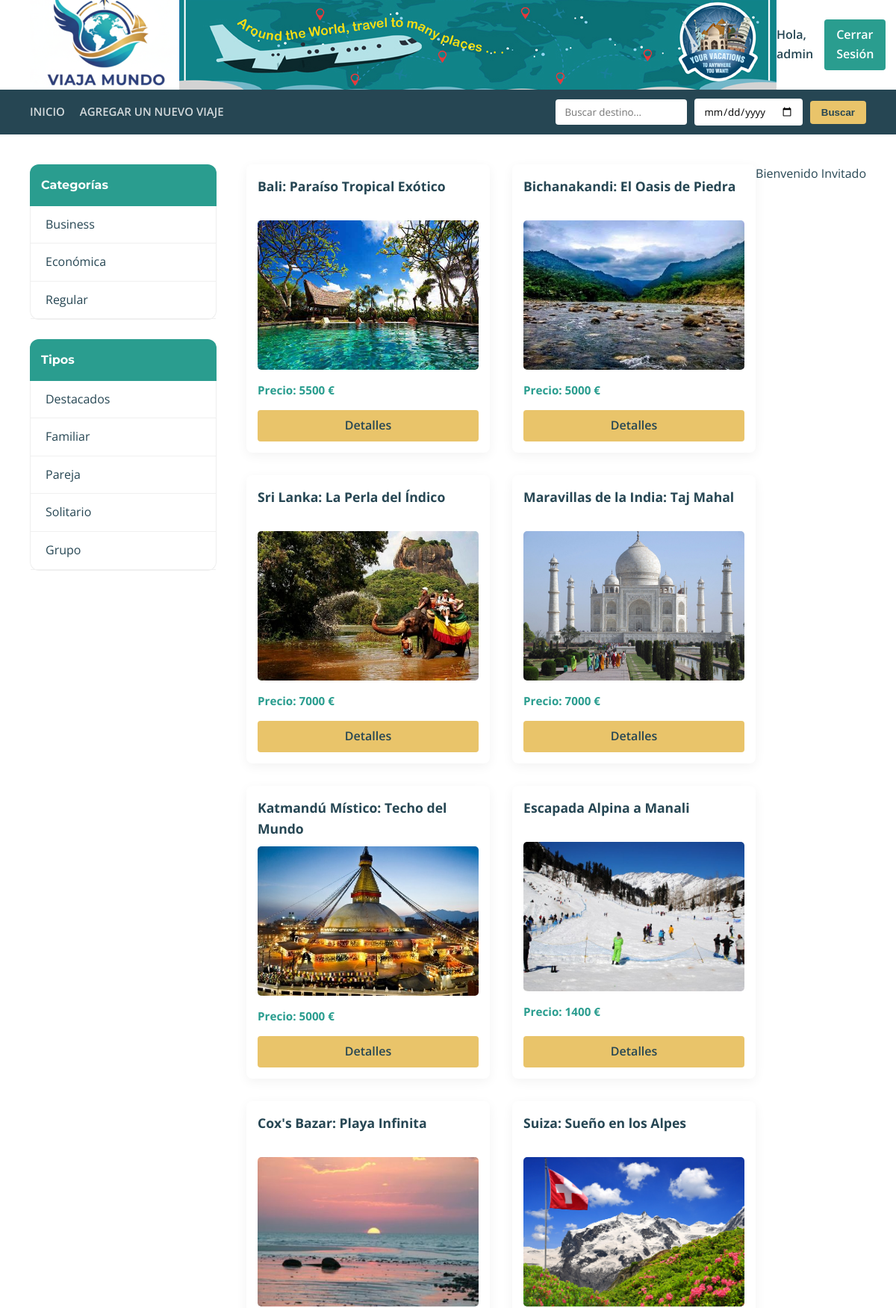
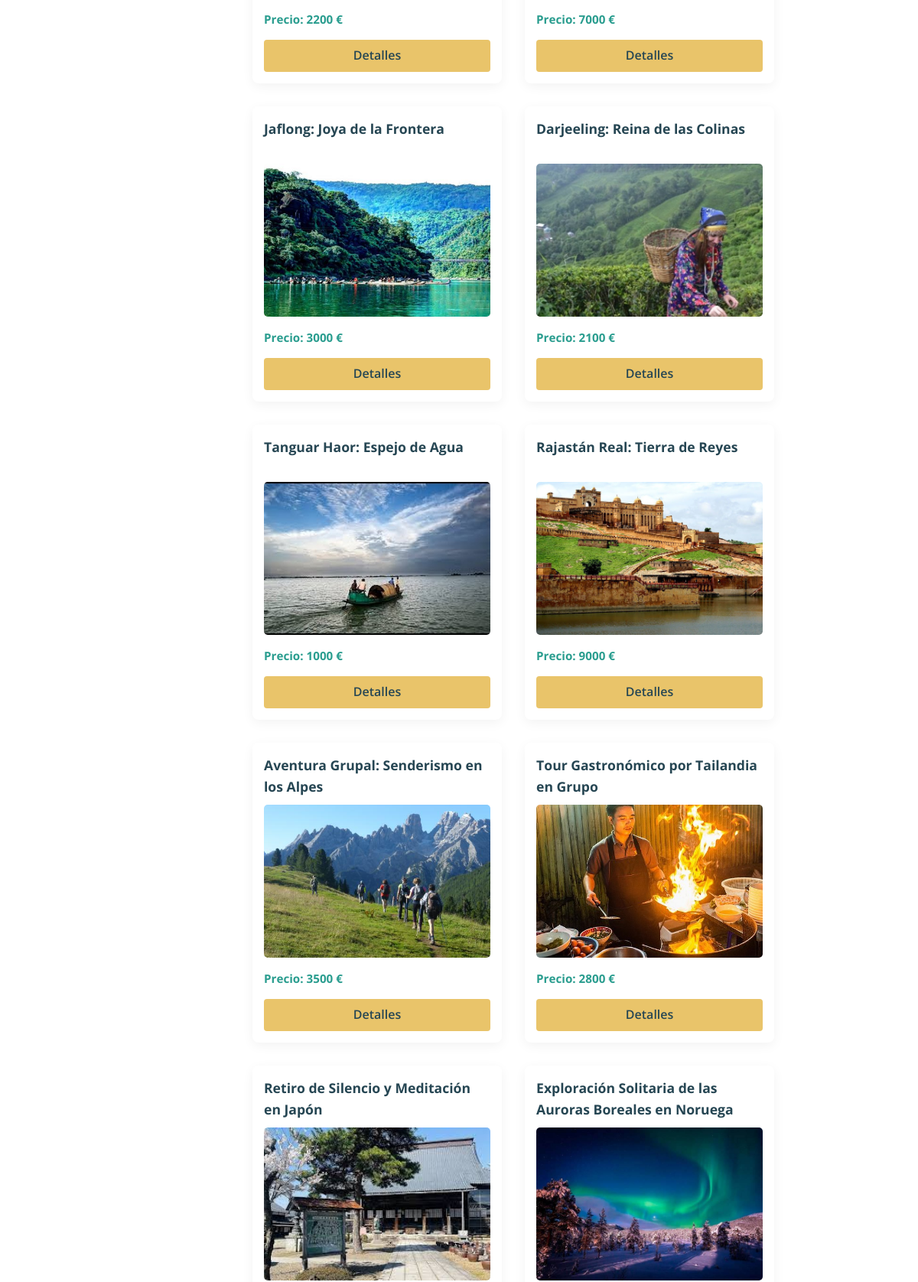
The app's page /all_packages.php (signed in, upper part) with its own data (2 pictures, top to bottom).
### tables this page shows
CREATE TABLE IF NOT EXISTS `categories` (
  `cat_id` int(100) NOT NULL AUTO_INCREMENT,
  `cat_title` text NOT NULL,
  PRIMARY KEY (`cat_id`)
);

CREATE TABLE IF NOT EXISTS `types` (
  `type_id` int(100) NOT NULL AUTO_INCREMENT,
  `type_title` text NOT NULL,
  PRIMARY KEY (`type_id`)
);

CREATE TABLE IF NOT EXISTS `packages` (
  `package_id` int(100) NOT NULL AUTO_INCREMENT,
  `package_cat` int(100) NOT NULL,
  `package_type` int(100) NOT NULL,
  `package_title` varchar(255) NOT NULL,
  `package_price` int(100) NOT NULL,
  `package_desc` longtext NOT NULL,
  `package_image` text NOT NULL,
  `package_keywords` varchar(255) NOT NULL,
  `start_date` date DEFAULT NULL,
  `end_date` date DEFAULT NULL,
  PRIMARY KEY (`package_id`)
);

### all_packages.php (the view, shortened to what this page needs)
<?php
require_once "functions/functions.php";
?>
<!DOCTYPE html>
<html lang="es">
    <head>
        <link rel="stylesheet" href="assets/styles/style.css">
    </head>
    <body>
        <div class="main_wrapper">
            <?php include 'vistas/header.php'; ?>
            <?php include 'vistas/navbar.php'; ?>
            <div class="content_wrapper">
                <?php include 'vistas/left-sidebar.php'; ?>
                <div id="content_area">
                    <div id="shopping_cart">
                        <span style="float:right; font-size:16px;">
                            Bienvenido Invitado
                        </span>
                    </div>
                    <div id="packages_box">
                        <?php
                        require_once 'vistas/db.php';
                        $stmt = $conexion->prepare("SELECT * FROM packages");
                        $stmt->execute();
                        if ($stmt->rowCount() > 0) {
                            while ($fila = $stmt->fetch()) {
                                echo "
                        <div class='single_package'>
                            <h3>{$fila['package_title']}</h3>
                            <img src='assets/imagenes/packages/{$fila['package_image']}' alt='{$fila['package_title']}'>
                            <p><strong>Precio: {$fila['package_price']} €</strong></p>
                            <a href='details.php?pack_id={$fila['package_id']}'>Detalles</a>
                        </div>
                        ";
                            }
                        } else {
                            echo "<p>No hay paquetes disponibles.</p>";
                        }
                        ?>
                    </div>
                </div>
            </div>
        </div>
    </body>
</html>

### functions/functions.php (shortened to what this page needs)
<?php
require_once "vistas/db.php";
function getCategorias(): void {
    global $conexion;
    $stmt = $conexion->prepare("SELECT cat_id, cat_title FROM categories");
    $stmt->execute();
    while ($fila = $stmt->fetch()) {
        echo "<li><a href='index.php?cat={$fila['cat_id']}'>{$fila['cat_title']}</a></li>";
    }
}
function getTipos(): void {
    global $conexion;
    $stmt = $conexion->prepare("SELECT type_id, type_title FROM types");
    $stmt->execute();
    while ($fila = $stmt->fetch()) {
        echo "<li><a href='index.php?type={$fila['type_id']}'>{$fila['type_title']}</a></li>";
    }
}
?>

### assets/styles/style.css (style rules this page uses)
* { margin: 0; padding: 0; box-sizing: border-box; }
body { background: #F4F7F6; font-family: 'Open Sans', sans-serif; color: #264653; line-height: 1.6; }
a { text-decoration: none; transition: all 0.3s ease; }
.main_wrapper { max-width: 1200px; margin: 0 auto; background: #ffffff; box-shadow: 0 0 50px rgba(0,0,0,0.05); min-height: 100vh; display: flex; flex-direction: column; }
.content_wrapper { display: flex; flex: 1; padding: 40px; gap: 40px; }
#cats a { display: block; padding: 12px 20px; color: #264653; border-bottom: 1px solid #f0f0f0; }
#content_area { flex-grow: 1; }
#packages_box { display: grid; grid-template-columns: repeat(auto-fill, minmax(250px, 1fr)); gap: 30px; }
.single_package { background: #ffffff; border-radius: 8px; box-shadow: 0 4px 15px rgba(0,0,0,0.05); padding: 15px; transition: transform 0.3s ease, box-shadow 0.3s ease; display: flex; flex-direction: column; height: 100%; }
.single_package h3 { font-size: 1.1rem; margin-bottom: 10px; color: #264653; min-height: 50px; }
.single_package img { width: 100%; height: 200px; object-fit: cover; border-radius: 5px; margin-bottom: 15px; }
.single_package p { font-size: 0.95rem; color: #2A9D8F; margin-bottom: 15px; flex-grow: 1; }
.single_package a { display: inline-block; background: #E9C46A; color: #264653; padding: 8px 15px; border-radius: 4px; text-align: center; font-weight: 600; }

### records on screen
categories: cat_title "Business"
categories: cat_title "Económica"
categories: cat_title "Regular"
types: type_title "Destacados"
types: type_title "Familiar"
types: type_title "Pareja"
types: type_title "Solitario"
types: type_title "Grupo"
packages: package_title "Bali: Paraíso Tropical Exótico", package_image (picture), package_price "5500"
packages: package_title "Bichanakandi: El Oasis de Piedra", package_image (picture), package_price "5000"
packages: package_title "Sri Lanka: La Perla del Índico", package_image (picture), package_price "7000"
packages: package_title "Maravillas de la India: Taj Mahal", package_image (picture), package_price "7000"
packages: package_title "Katmandú Místico: Techo del Mundo", package_image (picture), package_price "5000"
packages: package_title "Escapada Alpina a Manali", package_image (picture), package_price "1400"
packages: package_title "Cox's Bazar: Playa Infinita", package_image (picture), package_price "2200"
packages: package_title "Suiza: Sueño en los Alpes", package_image (picture), package_price "7000"
packages: package_title "Jaflong: Joya de la Frontera", package_image (picture), package_price "3000"
packages: package_title "Darjeeling: Reina de las Colinas", package_image (picture), package_price "2100"
packages: package_title "Tanguar Haor: Espejo de Agua", package_image (picture), package_price "1000"
packages: package_title "Rajastán Real: Tierra de Reyes", package_image (picture), package_price "9000"
packages: package_title "Aventura Grupal: Senderismo en los Alpes", package_image (picture), package_price "3500"
packages: package_title "Tour Gastronómico por Tailandia en Grupo", package_image (picture), package_price "2800"
packages: package_title "Retiro de Silencio y Meditación en Japón", package_image (picture)
packages: package_title "Exploración Solitaria de las Auroras Boreales en Noruega", package_image (picture)

### other values on screen
$_SESSION['username'] "admin"
